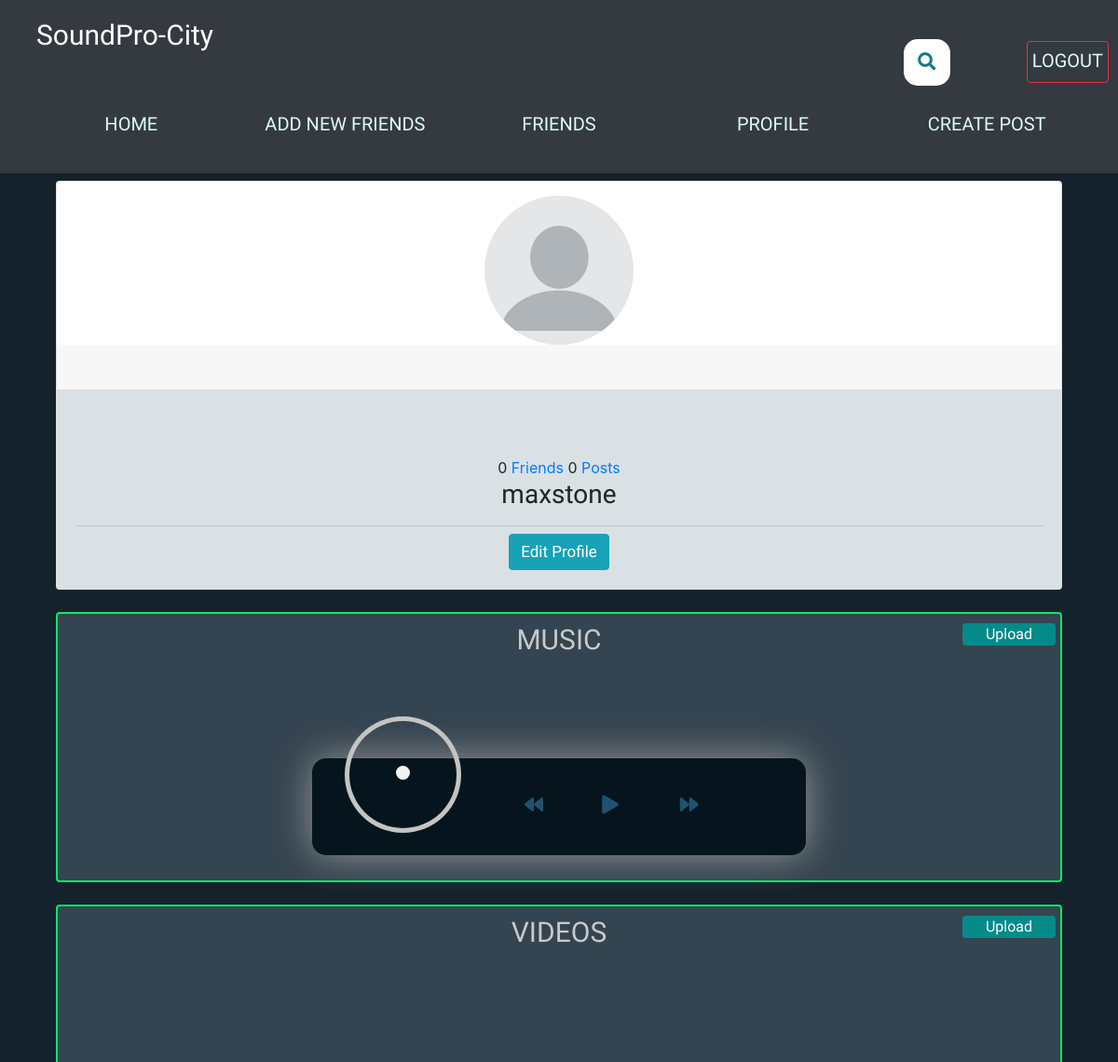
Before: /my-profile/maxstone/ (signed in, upper part) with the older database file.
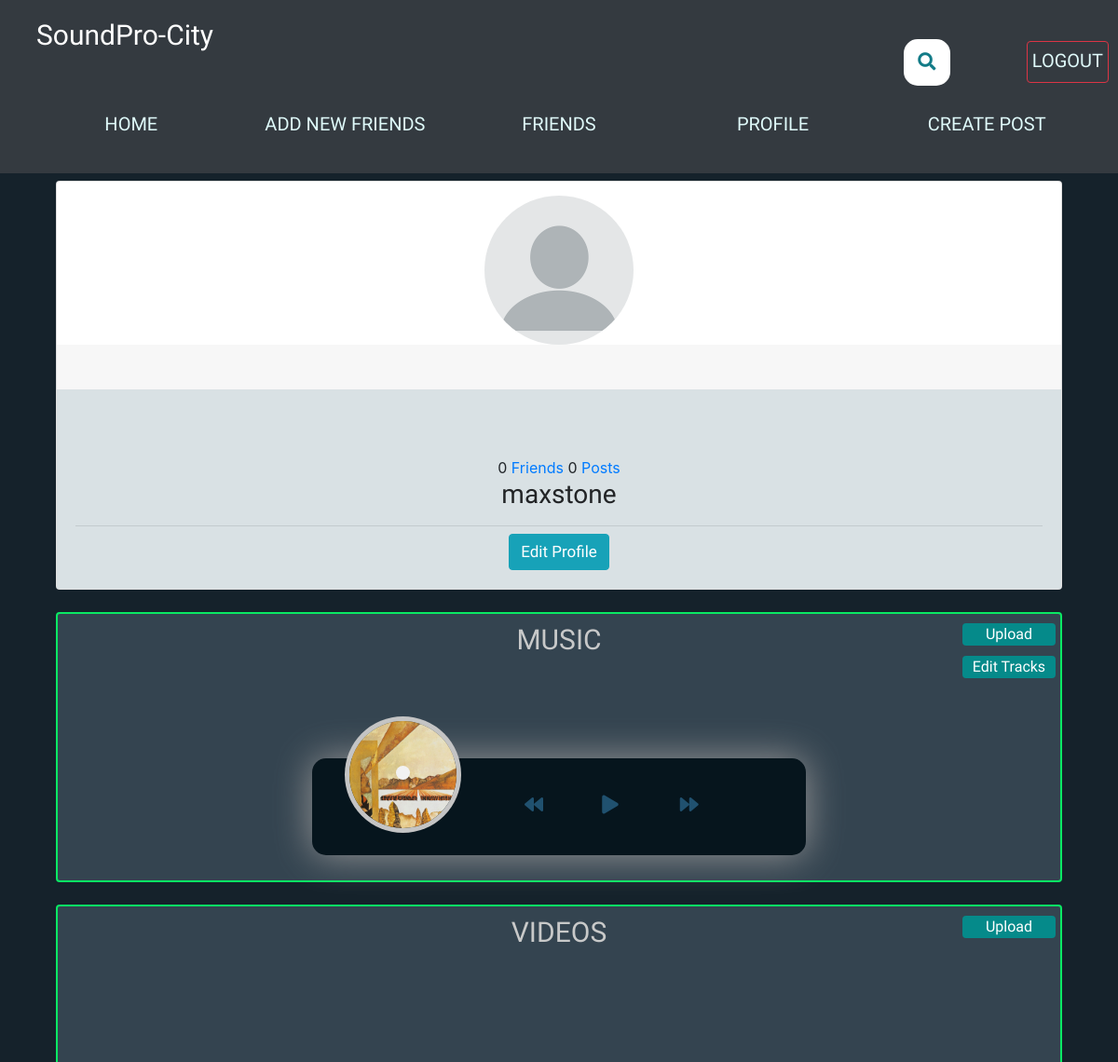
After: the same page with the newer database file.
### users/models.py (models this page shows, shortened)
class Profile(models.Model):
    user = models.OneToOneField(User, on_delete=models.CASCADE)
    image = models.ImageField(default='default.png', upload_to='profile_pics')
    slug = AutoSlugField(populate_from='user')
    bio = models.CharField(max_length=255, blank=True)
    friends = models.ManyToManyField('Profile', blank=True)

### feed/models.py (models this page shows, shortened)
class Music(models.Model):
	track = models.FileField(upload_to='path/to/audio')
	title = models.TextField(max_length=50)
	artwork = models.ImageField(upload_to='path/to/img')
	artist_name = models.TextField(max_length=50)
	artist = models.ForeignKey(User, on_delete=models.CASCADE)
	date_posted = models.DateTimeField(default=timezone.now)

### users/views.py (the view)
# urls.py: path('my-profile/<slug:slug>/', user_views.my_profile, name='my_profile'),
@login_required
def my_profile(request, slug):
        slug = Profile.objects.filter(slug=slug).first()
        p = request.user.profile
        you = p.user
        sent_friend_requests = FriendRequest.objects.filter(from_user=you)
        rec_friend_requests = FriendRequest.objects.filter(to_user=you)
        user_posts = Post.objects.filter(user_name=you)
        friends = p.friends.all()
        artwork = Music.objects.all().filter(artist=you).order_by('-date_posted')
        videos = Video.objects.all().filter(videoUser_id=you).order_by('-date_posted')
        button_status = 'none'
        if p not in request.user.profile.friends.all():
            button_status = 'not_friend'
            if len(FriendRequest.objects.filter(
                from_user=request.user).filter(to_user=you)) == 1:
                        button_status = 'friend_request_sent'
            if len(FriendRequest.objects.filter(
                from_user=p.user).filter(to_user=request.user)) == 1:
                        button_status = 'friend_request_received'
        context = {
                'u': you,
                'button_status': button_status,
                'friends_list': friends,
                'sent_friend_requests': sent_friend_requests,
                'rec_friend_requests': rec_friend_requests,
                'post_count': user_posts.count,
                'artwork': artwork,
                'videos': videos,
            }
        return render(request, 'users/profile.html', context)

### users/templates/users/profile.html (shortened to what this page needs)
{% extends "feed/layout.html" %} {% load static %} {% load embed_video_tags %} {% block searchform %}
<div class="container2">
  <link rel="stylesheet" href="https://use.fontawesome.com/releases/v5.3.1/css/all.css"
>
  <form class="searchbar" action="{% url 'search_users' %}" method="get"">
    <button id="search_btn" type="submit">
      <i class="fa fa-search"></i>
    </button>
  </form>
</div>
{% endblock searchform %} {% block content %}
<div class="main-content">
  <div class="container mt-2">
    <div class="row">
      <div class="col-xl-12 col-lg-10 col-md-10  m-auto order-xl-2 mb-5 mb-xl-0">
        <div class="card card-profile shadow">
          <div class="row justify-content-center">
            <div class="col-lg-3 order-lg-2">
              <div class="card-profile-image">
                <img src="{{ u.profile.image.url }}" class="rounded-circle" width="160px" height="160px" />
              </div>
            </div>
          </div>
          <div class="card-header text-center border-0 pt-8 pt-md-4 pb-0 pb-md-4"></div>
          <div class="card-body pt-0 pt-md-4">
            <div class="row">
              <div class="col">
                <div class="card-profile-stats d-flex justify-content-center mt-md-5">
                  <div>
                    <span class="heading">{{ u.profile.friends.count }}</span>
                    {% if request.user == u %}
                    <span class="description"><a href="{% url 'friend_list' %}">Friends</a></span>
                    {% else %}
                    <span class="description">Friends</span>
                    {% endif %}
                    <span class="heading">{{ post_count }}</span>
                    <span class="description"><a href="{% url 'user-posts' u.username %}">Posts</a></span>
                  </div>
                </div>
              </div>
            </div>
            <div class="text-center">
              <h3 class="user_link"><a href="{% url 'user-posts' u.username %}">{{ u }}</a></h3>
              <hr class="my-2" />
              {% if request.user == u %}
              <a class="btn btn-info edit_btn" href="{% url 'edit_profile' %}">Edit Profile</a>
              {% endif %}
            </div>
          </div>
        </div>
      </div>
    </div>
    <br />
    <div class="row">
      <div class="col-xl-12 col-lg-12 col-md-12 m-auto order-xl-2 mb-5 mb-xl-0">
        <div class="card card-music">
          <h3 class="music-video-titles">MUSIC</h3>
          <a class="btn btn-secondary track-upload-button" href="{% url 'music-upload' user.profile.slug %}">Upload</a>
            {% if artwork|length >= 1 %}
          <a class="btn btn-secondary edit-tracks-button" href="{% url 'edit_tracks' user.profile.slug %}">Edit Tracks</a>
            {% endif %}
          <div id="app-cover">
            <div id="player">
              <div id="player-track">
                <div id="track-time">
                </div>
              </div>
              <div id="player-content">
                <div id="album-art">
                  {% if request.user == u %}
                  {% for art in artwork %}
                  <img src="{{ art.artwork.url }}" class="active" id="_{{ forloop.counter }}">
                  {% endfor %}
                  {% endif %}
                </div>
                <div id="player-controls">
                  <div class="control">
                    <div class="music-buttons" id="play-previous">
                      <i class="fas fa-backward"></i>
                    </div>
                  </div>
                  <div class="control">
                    <div class="music-buttons" id="play-pause-button">
                      <i class="fas fa-play"></i>
                    </div>
                  </div>
                  <div class="control">
                    <div class="music-buttons" id="play-next">
                      <i class="fas fa-forward"></i>
                    </div>
                  </div>
                </div>
              </div>
            </div>
          </div>
        </div>
      </div>
    </div>
    <br>
    <div class="row">
      <div class="col-xl-12 col-lg-12 col-md-12 m-auto mb-5 mb-xl-5">
        <div class="card card-videos shadow">
          <h3 class="music-video-titles">VIDEOS</h3>
          <a class="btn btn-secondary video-upload-button" href="{% url 'video-upload' user.profile.slug %}">Upload</a>
           <div id="slide-window">
</div>
        </div>
      </div>
    </div>
  </div>
</div>
{% endblock content %}

### feed/templates/feed/layout.html (shortened to what this page needs)
{% load static %}
<!DOCTYPE html>
<html>
  <head>
    <link
      rel="stylesheet"
      href="https://maxcdn.bootstrapcdn.com/bootstrap/4.0.0/css/bootstrap.min.css"
    />
    <link rel="stylesheet" href="{% static 'css/custom.css' %}" />
  </head>
  <body>
    <nav class="navbar navbar-expand-md navbar-dark bg-dark large_navbar">
      <div class="brand-name">
        <a href="{% url 'home' %}" class="navbar-brand ml-4 mr-4" href="#"
          ><b>SoundPro-City</b></a>
      </div>
        <div class="collapse navbar-collapse" id="navbarNavAltMarkup">
          <div class="navbar-nav">
            <a class="nav-item" href="{% url 'home' %}">HOME</a>
            <a class="nav-item" href="{% url 'users_list' %}">ADD NEW FRIENDS</a>
            {% if user.is_authenticated %}
            <a class="nav-item" href="{% url 'friend_list' %}">FRIENDS</a>
            <a class="nav-item" href="{% url 'my_profile' user.profile.slug %}">PROFILE</a>
            <a class="nav-item" href="{% url 'post-create' user.profile.slug %}">CREATE POST</a>
            <a class="nav-item-logout auth_buttons btn btn-danger" href="{% url 'logout' %}">LOGOUT</a>
            {% else %}
            <a class="nav-item-login auth_buttons btn btn-success" href="{% url 'login' %}">LOGIN</a>
            <a class="nav-item-register auth_buttons btn btn-info" href="{% url 'register' %}">REGISTER</a>
            {% endif %}
              {% block searchform %}{% endblock searchform %}
          </div>
        </div>
    </nav>
    <div class="container">
      {% include 'users/messages.html' %}{% block content %}{% endblock content %}
    </div>
  </body>
</html>

Changed rows visible on the page:
added Music: artwork (picture)
Other visible differences:
text now shown: "Edit Tracks"
